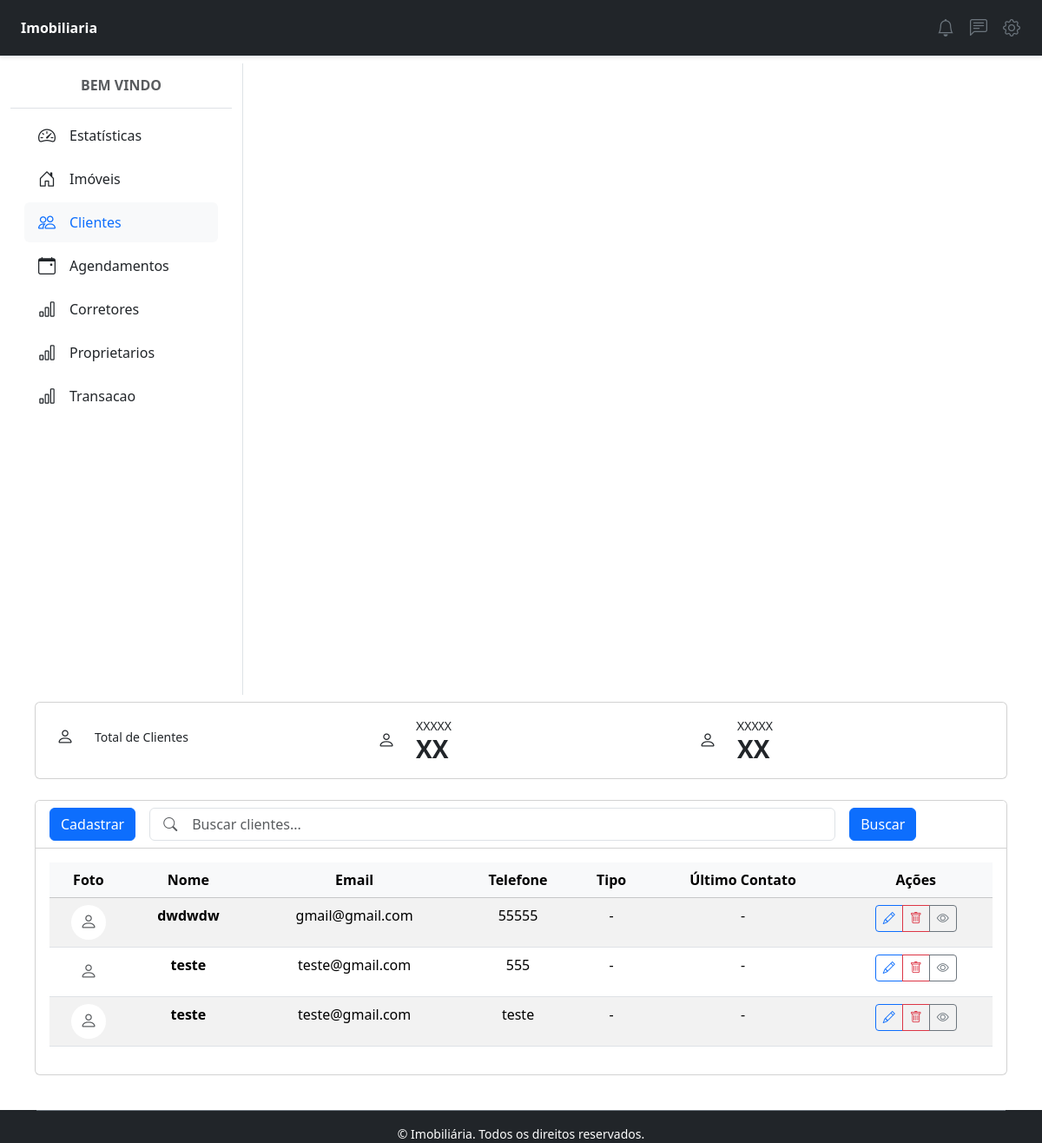
/clientes/, run on an earlier commit of the app's database.
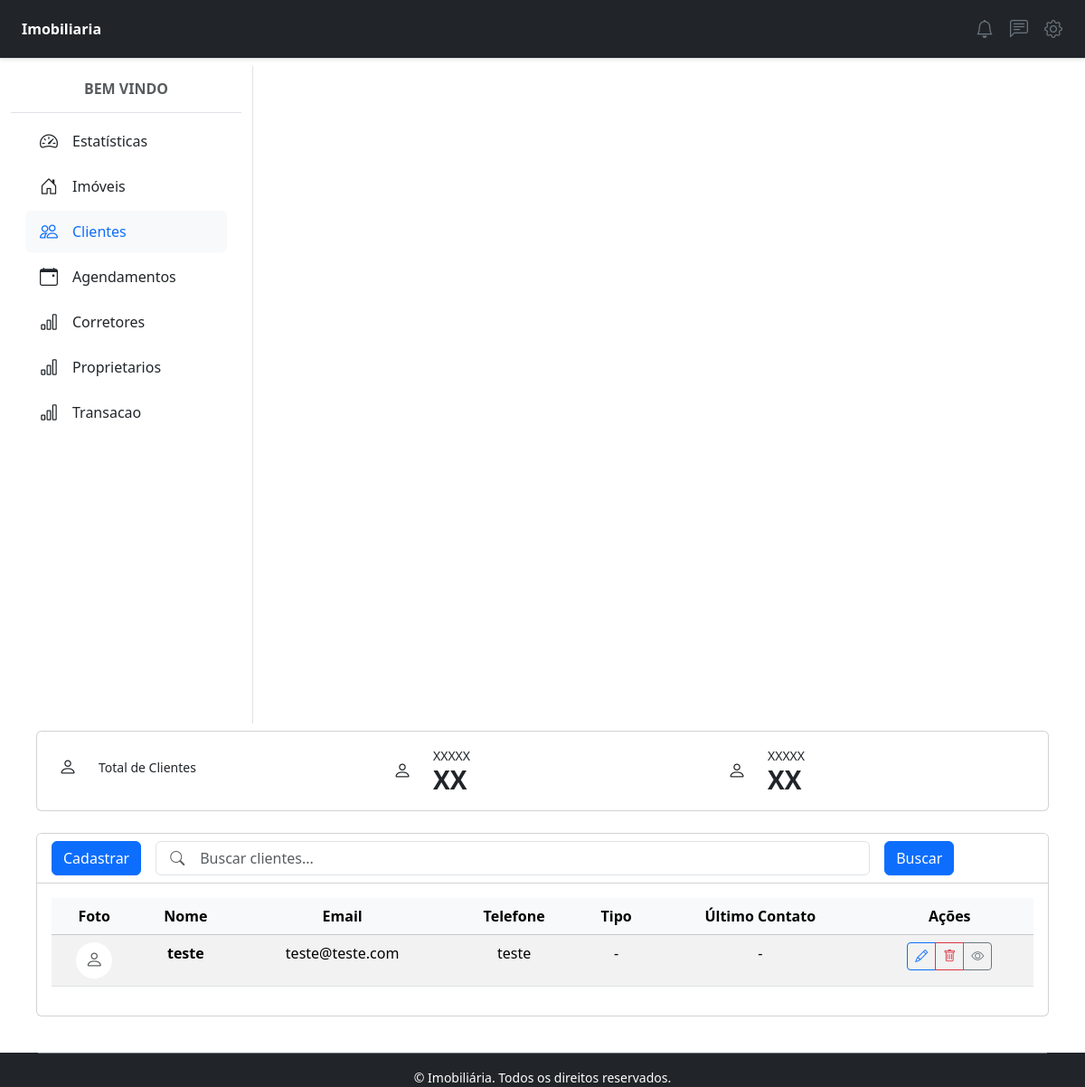
And on a later commit of the database.
### cliente/models.py (models this page shows, shortened)
class Cliente(Pessoa):
    codigoCliente = models.CharField('Código do Cliente', max_length=10, unique=True, help_text='Código único do cliente')
    class Meta:
        verbose_name = 'Cliente'
        verbose_name_plural = 'Clientes'

### cliente/views.py (the view)
# urls.py: path('clientes/', ClientesView.as_view(), name='cliente'),
class ClientesView(ListView):
    model = Cliente
    template_name = 'clientes.html'
    def get_queryset(self):
        buscar = self.request.GET.get('buscar')
        qs = super(ClientesView, self).get_queryset()
        if buscar:
            qs = qs.filter(nome__icontains=buscar)
        if qs.count() > 0:
            paginator = Paginator(qs, 10)
            listagem = paginator.get_page(self.request.GET.get('page'))
            return listagem
        else:
            return messages.info(self.request, 'Nenhum cliente encontrado com esse nome')

### cliente/templates/clientes.html (shortened to what the changed rows need)
{% extends "principal.html" %}
{% block content %}
    <div class="container-fluid">
        <div class="row">
            <main class="col-md-9 col-lg-12 p-3">
                <div class="card">
                    <div class="card-body">
                        <div class="table-responsive">
                            <table class="table table-hover table-striped">
                                <thead class="table-light text-center">
                                    <tr>
                                        <th>Foto</th>
                                        <th>Nome</th>
                                        <th>Email</th>
                                        <th>Telefone</th>
                                        <th>Tipo</th>
                                        <th>Último Contato</th>
                                        <th>Ações</th>
                                    </tr>
                                </thead>
                                <tbody class="text-center">
                                    {% for cliente in object_list %}
                                    <tr>
                                        <td>
                                            {% if cliente.foto %}
                                            <img src="{{ cliente.foto.url }}" class="rounded-circle" width="40" height="40" alt="Foto do cliente"/>
                                            {% else %}
                                            <div class="bg-white rounded-circle d-flex align-items-center justify-content-center mx-auto" style="width: 40px; height: 40px;">
                                                <i class="bi bi-person text-muted fs-5"></i>
                                            </div>
                                            {% endif %}
                                        </td>
                                        <td class="fw-bold">{{ cliente.nome }}</td>
                                        <td>{{ cliente.email|default:"-" }}</td>
                                        <td>{{ cliente.telefone|default:"-" }}</td>
                                        <td>{{ cliente.get_tipo_display|default:"-" }}</td>
                                        <td>{{ cliente.ultimo_contato|default:"-" }}</td>
                                        <td class="text-center">
                                            <div class="btn-group btn-group-sm" role="group">
                                                <a href="{% url 'cliente_editar' cliente.pk %}" class="btn btn-outline-primary" title="Editar">
                                                    <i class="bi bi-pencil"></i>
                                                </a>
                                                <a href="{% url 'cliente_apagar' cliente.pk %}" class="btn btn-outline-danger" title="Excluir">
                                                    <i class="bi bi-trash"></i>
                                                </a>
                                                <button type="button" class="btn btn-outline-secondary" data-bs-toggle="modal" data-bs-target="#modal{{cliente.id}}">
                                                    <i class="bi bi-eye"></i>
                                                </button>
                                            </div>
                                        </td>
                                    </tr>
                                    {% endfor %}
                                </tbody>
                            </table>
                        </div>
                    </div>
                </div>
            </main>
        </div>
    </div>
</html>
{% endblock %}

What changed in the data, as far as the page shows it:
removed Cliente: nome "dwdwdw", email "gmail@gmail.com", telefone "55555", tipo "-", ultimo_contato "-"
removed Cliente: nome "teste", email "teste@gmail.com", telefone "555", tipo "-", ultimo_contato "-"
removed Cliente: nome "teste", email "teste@gmail.com", telefone "teste", tipo "-", ultimo_contato "-"
added Cliente: nome "teste", email "teste@teste.com", telefone "teste", tipo "-", ultimo_contato "-"
